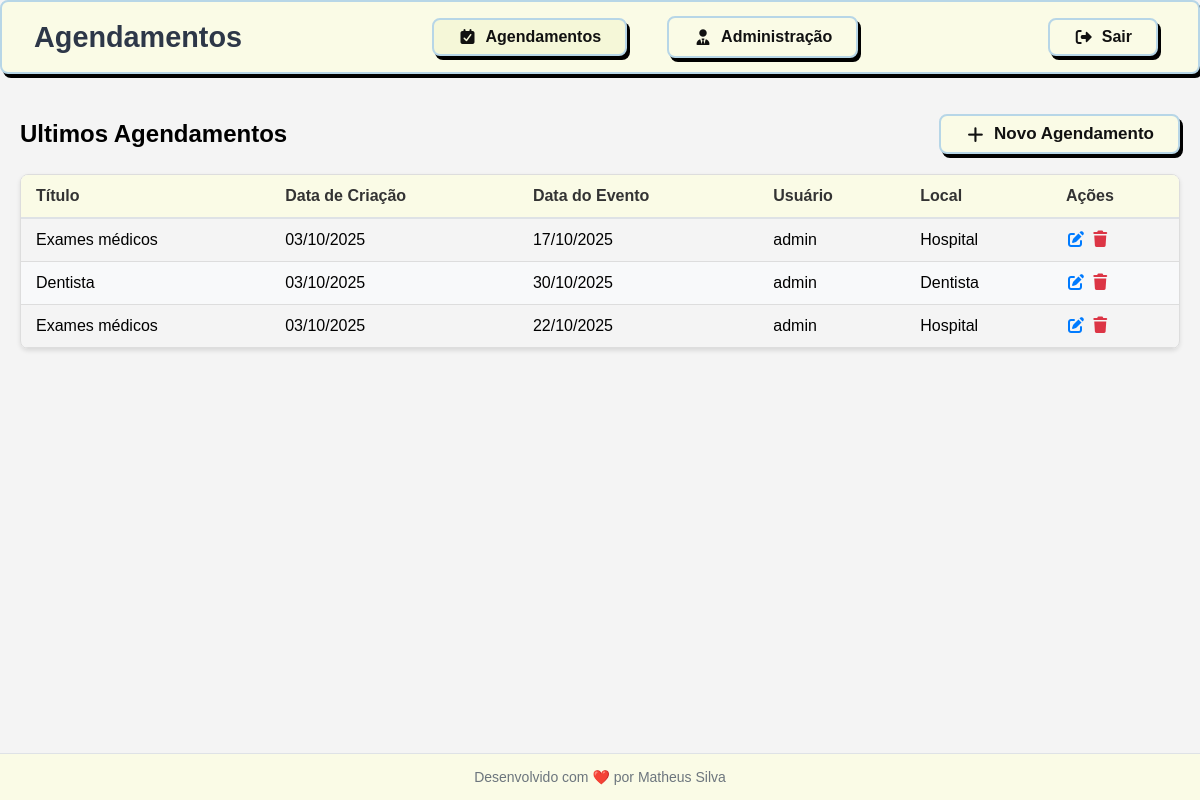
Page /agenda/ (signed in) on the earlier database version.
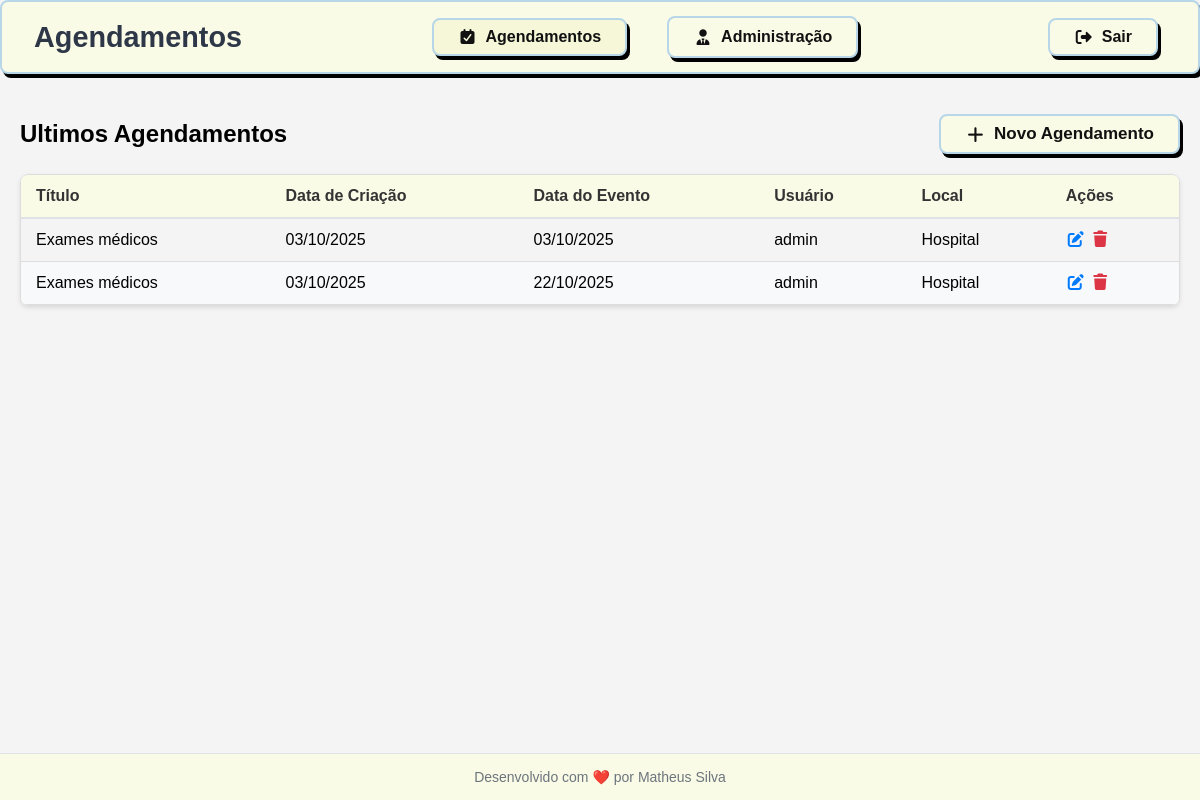
Same page on the later database version.
### core/models.py (models this page shows, shortened)
class Evento(models.Model):
    titulo = models.CharField(max_length=100)
    descricao = models.TextField(blank=True, null=True)
    data_evento = models.DateTimeField(verbose_name='Data do Evento') ## verbose_name altera o nome do campo na interface de admin
    data_criacao = models.DateTimeField(auto_now=True, verbose_name='Data de Criação')
    usuario = models.ForeignKey(User, on_delete=models.CASCADE)  ## CASCADE deleta todos os eventos do usuario se o usuario for deletado
    local = models.CharField(max_length=100, blank=True, null=True)
    class Meta:
        db_table = 'evento'
    def get_data_evento(self):
        return self.data_evento.strftime('%d/%m/%Y')
    def get_data_criacao(self):
        return self.data_criacao.strftime('%d/%m/%Y')
    def get_evento_atrasado(self):
        if self.data_evento < datetime.now():
            return True
        else:
            return False

### core/views.py (the view)
# urls.py: path('agenda/', views.lista_eventos),  ## Inclui as urls do app core
@login_required(login_url='/login/')
def lista_eventos(request):
    usuario = request.user
    data_atual = datetime.now() - timedelta(hours=1)
    eventos = Evento.objects.filter(usuario=usuario,
                                     data_evento__gt=data_atual)  ## Filtra os eventos do usuario logado
    dados = {'eventos': eventos}  ## Cria um dicionario com os eventos
    return render(request, 'agenda.html', dados)  ## Renderiza o template agenda.html

### templates/agenda.html (shortened to what this page needs)
{% include 'models/header.html' %}
<div class="container">
  <div class="header-title">
    <h2>Ultimos Agendamentos</h2>
    <a href="/agenda/evento" class="btn-novoagendamento">
        <i class="fa-solid fa-plus"></i> Novo Agendamento
    </a>
  </div>
  <div class="table-container">
    <table>
      <thead>
        <tr>
          <th>Título</th>
          <th>Data de Criação</th>
          <th>Data do Evento</th>
          <th>Usuário</th>
          <th>Local</th>
          <th>Ações</th>
        </tr>
      </thead>
      <tbody>
      {% for evento in eventos %}
      <tr {% if evento.get_evento_atrasado %} style="color: red;"{% endif %}>
                <td>
                  {{ evento.titulo }}{% if evento.get_evento_atrasado %} (vencida){% endif %}
                </td>
        <td>{{ evento.get_data_criacao }}</td>
        <td>{{ evento.get_data_evento }}</td>
        <td>{{ evento.usuario }}</td>
        <td>{{ evento.local }}</td>
        <td>
          <a href="/agenda/evento/{{ evento.id }}" class="btn-editar"><i class="fa-solid fa-pen-to-square"></i></a>
          <a href="/agenda/evento/delete/{{ evento.id }}/" class="btn-deletar">
          <i class="fa-solid fa-trash"></i>
          </a>
        </td>
      </tr>
      {% endfor %}
      </tbody>
    </table>
  </div>
</div>
{% include 'models/footer.html' %}

Differences in the rows shown:
no longer on this page (row edited): Evento: titulo "Dentista", get_data_criacao "03/10/2025", get_data_evento "30/10/2025", usuario "admin", local "Dentista"
changed Evento (number 1 of 2 on the later page): get_data_evento "17/10/2025" → "03/10/2025"
